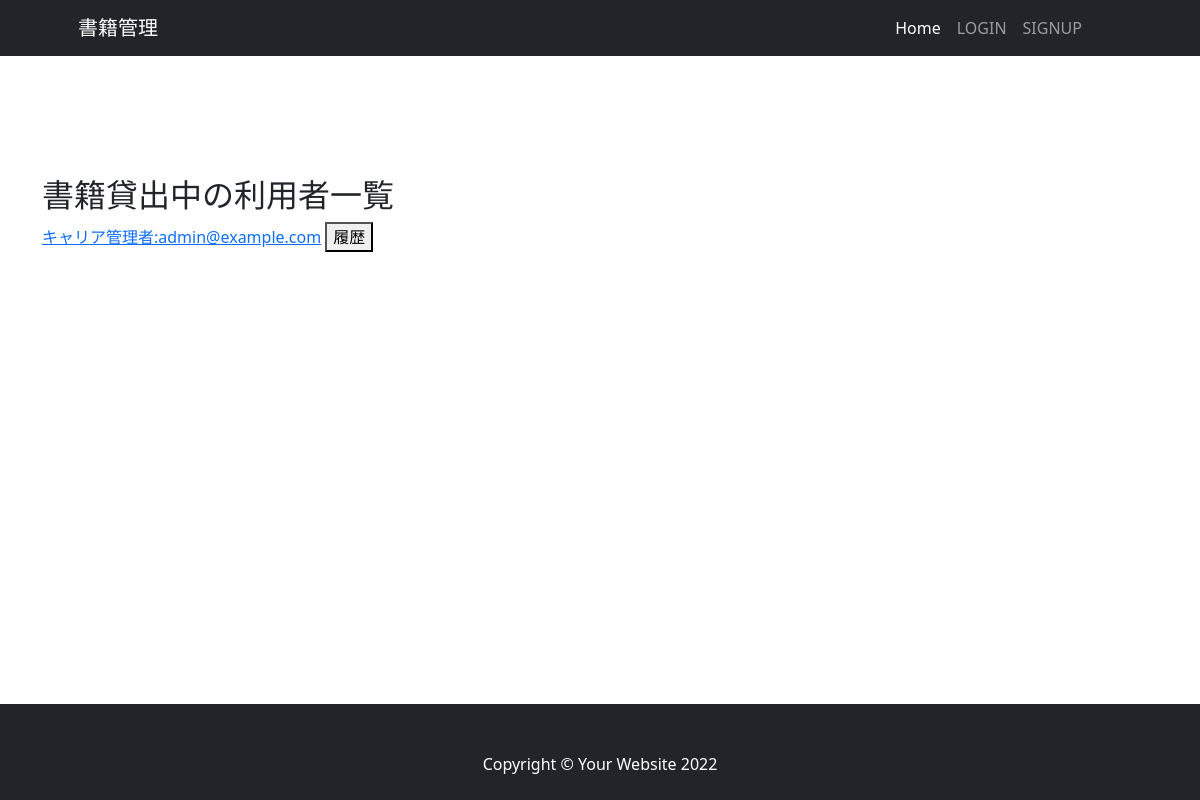
/list_status_user/, run on an earlier commit of the app's database.
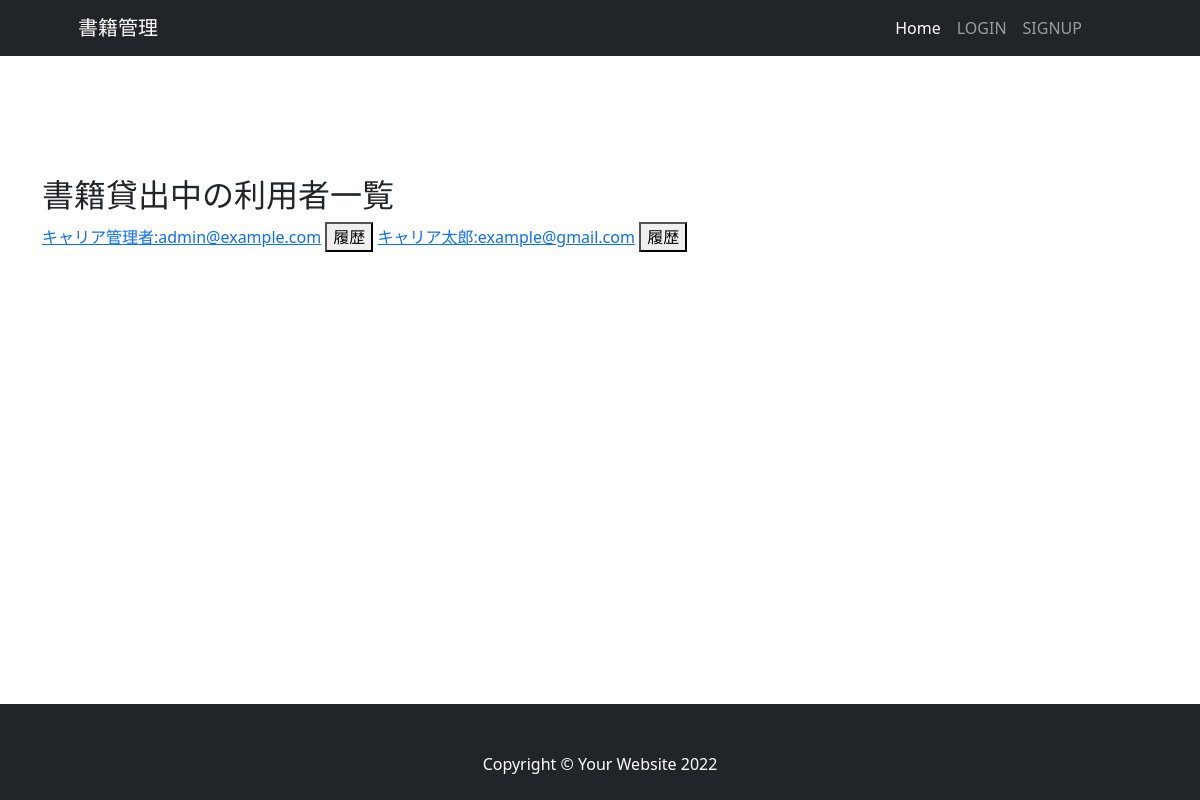
And on a later commit of the database.
### register/models.py (models this page shows, shortened)
class User(AbstractBaseUser, PermissionsMixin):
    email = models.EmailField(_('email address'), unique=True)
    first_name = models.CharField(_('first name'), max_length=30, blank=True)
    last_name = models.CharField(_('last name'), max_length=150, blank=True)
    is_staff = models.BooleanField(
        _('staff status'),
        default=False,
        help_text=_(
            'Designates whether the user can log into this admin site.'),
    )
    is_active = models.BooleanField(
        _('active'),
        default=True,
        help_text=_(
            'Designates whether this user should be treated as active. '
            'Unselect this instead of deleting accounts.'
        ),
    )
    date_joined = models.DateTimeField(_('date joined'), default=timezone.now)
    """
    5冊目での貸出上限フラグ追加
    """
    rental_limit = models.BooleanField(default=False, help_text='5冊以上借りたらTrue', verbose_name='貸出上限フラグ')
    """
    借りているかどうかでフラグ追加
    """
    is_borrowing = models.BooleanField(default=False, help_text='本を借りていればTrue', verbose_name='本を借りている人/is_borrowing')
    objects = CustomUserManager()
    EMAIL_FIELD = 'email'
    USERNAME_FIELD = 'email'
    REQUIRED_FIELDS = []
    class Meta:
        verbose_name = _('user')
        verbose_name_plural = _('users')
    def __str__(self):
        return self.last_name + self.first_name + ':' + self.email

### book_rental_app/views/lender_views.py (the view)
# urls.py: path('list_status_user/', views.list_status_user, name='list_status_user'),
def list_status_user(request):
    borrowing_users = User.objects.filter(is_borrowing=True)
    context = {
        'borrowing_users': borrowing_users,
    }
    return render(request, 'lender/list_status/list_status_user.html', context)

### book_rental_app/templates/lender/list_status/list_status_user.html (shortened to what this page needs)
{% extends 'lender/base.html' %}
{% block content %}
        <section class="pt-4">
            <div class="container">
              <h2>書籍貸出中の利用者一覧</h2>
              {% for borrowing_user in borrowing_users %}
              <a href="{% url 'book_rental_app:detail_status_user' borrowing_user.pk %}">{{ borrowing_user }}</a>
              <button type="button" onclick="location.href='{% url 'book_rental_app:history_status_user' borrowing_user.pk %}'">履歴</button>
              {% endfor %}
            </div>
        </section>
{% endblock %}

What changed in the data, as far as the page shows it:
now on this page (row edited): User: last_name+first_name+email "キャリア太郎:example@gmail.com"
